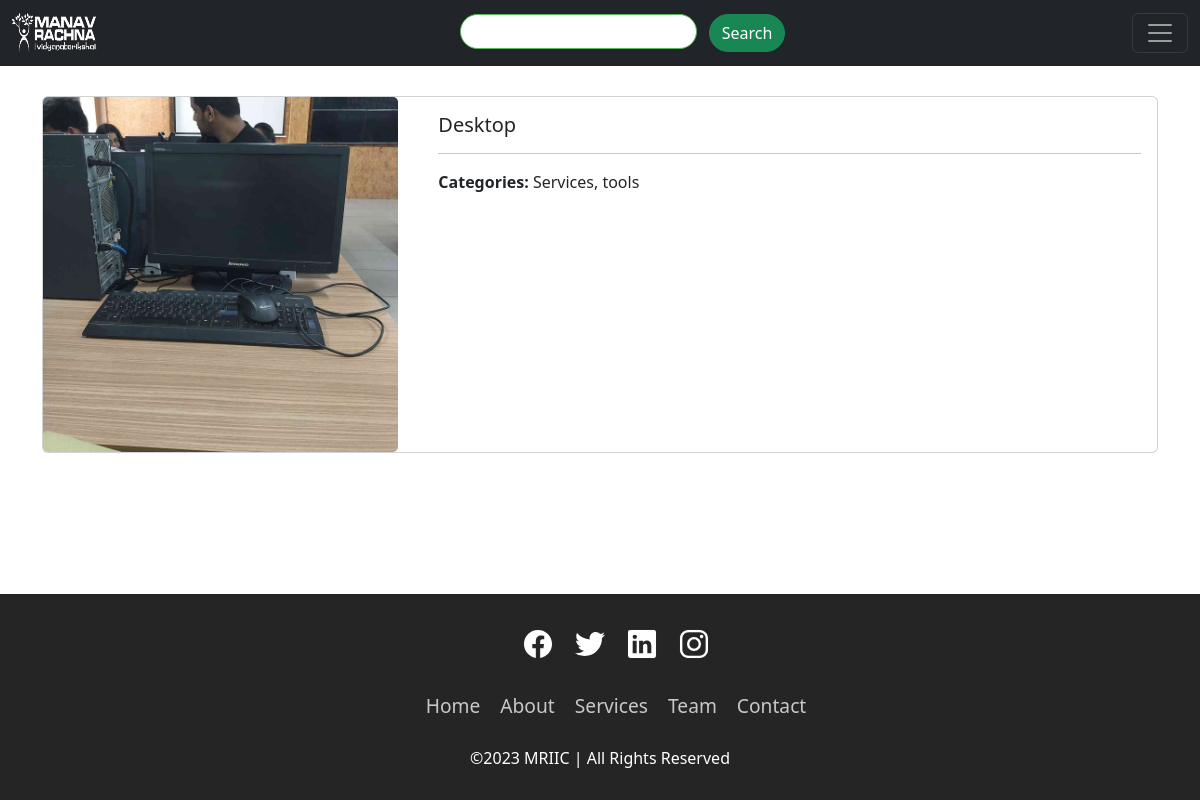
Page /3 on the committed database.
### mriic/models.py (models this page shows, shortened)
class Item(models.Model):
    name = NameField(max_length=50, unique=True)
    category = models.ManyToManyField(Category)
    item_img = models.ImageField(upload_to='images/')
    item_qty = models.IntegerField()
    featured = models.BooleanField(default=False)
    item_desc = models.TextField(max_length=750, blank=True, null=True)
    tags = TaggableManager()

class Category(models.Model):
    name = models.CharField(max_length=50, unique=True)

### mriic/views.py (the view)
# urls.py: path('<int:Item_id>',views.itemDesc, name='itemDesc'),
def itemDesc(request,Item_id):
      my_item=get_object_or_404(Item,pk=Item_id)
      return render(request,'mriic/itemDesc.html',{'my_item':my_item})

### mriic/templates/mriic/itemDesc.html (shortened to what this page needs)
<!DOCTYPE html>
<html lang="en">
  <head>
    <link
      href="https://cdn.jsdelivr.net/npm/bootstrap@5.3.0-alpha3/dist/css/bootstrap.min.css"
      rel="stylesheet"
    />
  </head>
  <body>
    {% include "mriic/NavbarLogout.html"%}
    <br />
    <br /><br /><br />
    <div class="container">
      <div class="card mb-3" style="height: 50%; width: auto">
        <div class="row no-gutters">
          <div class="col">
            <img src="{{ my_item.item_img.url }}" class="card-img" alt="..." />
          </div>
          <div class="col-md-8">
            <div class="card-body">
              <h5 class="card-title">{{ my_item.name}}</h5>
              <hr/>
              <p class="card-text">
                <b>Categories: </b>{% for category in my_item.category.all %}
                {{ category.name }}{% if not forloop.last %},{% endif %}
              {% endfor %}
              </p>
            </div>
          </div>
        </div>
      </div>
    </div>
    <div style="position: fixed;
    left: 0;
    bottom: 0;
    width: 100%;">
        {% include "mriic/footer.html"%}
    </div>
  </body>
</html>

### mriic/templates/mriic/NavbarLogout.html (shortened to what this page needs)
{% load static %}
<!DOCTYPE html>
<html lang="en">
<head>
    <link href="https://cdn.jsdelivr.net/npm/bootstrap@5.3.0-alpha1/dist/css/bootstrap.min.css" rel="stylesheet">
</head>
<body>
    <nav class="mb-5 navbar navbar-dark bg-dark fixed-top">
        <div class="container-fluid">
            <a class="navbar-brand" href="{% url 'home'%}"><img src="{% static 'mriic/MR_white.png' %}" alt="" style="height: 40px; width:85px;"></a>
            <form action="{% url 'search' %}" method="POST">
                <input type="text" name="name" class="me-2" style="border-radius: 20px; height: 35px; border: 1px solid #5cb85c;">
                <input type="submit" name="submit" value="Search" class="btn btn-success" style="border-radius: 20px;">
            </form>
            <button class="navbar-toggler" type="button" data-bs-toggle="offcanvas" data-bs-target="#offcanvasDarkNavbar" aria-controls="offcanvasDarkNavbar">
            <span class="navbar-toggler-icon"></span>
          </button>
        </div>
    </nav>
</body>
</html>

### mriic/templates/mriic/footer.html (shortened to what this page needs)
<!DOCTYPE html>
<html lang="en">
  <head>
    <link
      href="https://cdn.jsdelivr.net/npm/bootstrap@5.3.0-alpha2/dist/css/bootstrap.min.css"
      rel="stylesheet"
    />
  </head>
  <body>
    <footer class="footer ">
      <ul class="social-icon">
        <li class="social-icon__item"><a class="social-icon__link" href="#">
            <ion-icon name="logo-facebook"></ion-icon>
          </a></li>
        <li class="social-icon__item"><a class="social-icon__link" href="#">
            <ion-icon name="logo-twitter"></ion-icon>
          </a></li>
        <li class="social-icon__item"><a class="social-icon__link" href="#">
            <ion-icon name="logo-linkedin"></ion-icon>
          </a></li>
        <li class="social-icon__item"><a class="social-icon__link" href="#">
            <ion-icon name="logo-instagram"></ion-icon>
          </a></li>
      </ul>
      <ul class="menu">
        <li class="menu__item"><a class="menu__link" href="#">Home</a></li>
        <li class="menu__item"><a class="menu__link" href="#">About</a></li>
        <li class="menu__item"><a class="menu__link" href="#">Services</a></li>
        <li class="menu__item"><a class="menu__link" href="#">Team</a></li>
        <li class="menu__item"><a class="menu__link" href="#">Contact</a></li>
      </ul>
      <p>&copy;2023 MRIIC | All Rights Reserved</p>
    </footer>
  </body>
</html>

### mriic/templates/mriic/footer.html (style rules this page uses)
.footer { position: relative; width: 100%; background: #252525; min-height: 100px; padding: 20px 50px; display: flex; justify-content: center; align-items: center; flex-direction: column; }
.social-icon, .menu { position: relative; display: flex; justify-content: center; align-items: center; margin: 10px 0; flex-wrap: wrap; }
.social-icon__item, .menu__item { list-style: none; }
.social-icon__link { font-size: 2rem; color: #fff; margin: 0 10px; display: inline-block; transition: 0.5s; }
.menu__link { font-size: 1.2rem; color: #fff; margin: 0 10px; display: inline-block; transition: 0.5s; text-decoration: none; opacity: 0.75; font-weight: 300; }
.footer p { color: #fff; margin: 15px 0 10px 0; font-size: 1rem; font-weight: 300; }

### rows in the picture
Item: item_img (picture), name "Desktop"
Category: name "Services"
Category: name "tools"
